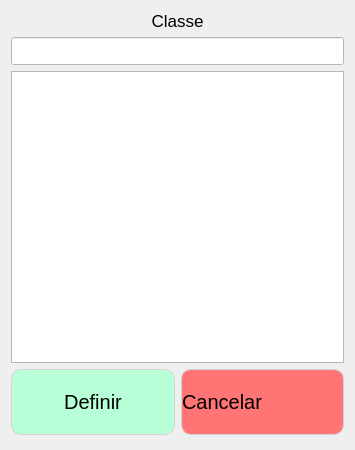
<?xml version="1.0" encoding="UTF-8"?>
<ui version="4.0">
 <class>Dialog</class>
 <widget class="QDialog" name="Dialog">
  <property name="geometry">
   <rect>
    <x>0</x>
    <y>0</y>
    <width>355</width>
    <height>450</height>
   </rect>
  </property>
  <property name="windowTitle">
   <string>Dialog</string>
  </property>
  <layout class="QGridLayout" name="gridLayout">
   <item row="0" column="0" colspan="2">
    <widget class="QLabel" name="label">
     <property name="font">
      <font>
       <pointsize>13</pointsize>
      </font>
     </property>
     <property name="text">
      <string>Classe</string>
     </property>
     <property name="alignment">
      <set>Qt::AlignCenter</set>
     </property>
    </widget>
   </item>
   <item row="3" column="1">
    <widget class="QPushButton" name="cancelarbtn">
     <property name="minimumSize">
      <size>
       <width>0</width>
       <height>70</height>
      </size>
     </property>
     <property name="maximumSize">
      <size>
       <width>16777215</width>
       <height>16777215</height>
      </size>
     </property>
     <property name="font">
      <font>
       <pointsize>15</pointsize>
      </font>
     </property>
     <property name="styleSheet">
      <string notr="true">QPushButton {
	border: 1px solid lightgrey ; 
	border-radius:10px;
	background:#ff7474;
	text-align:left;
	margin-bottom:4px
    }    
QPushButton:hover {
	background:red
    }
QPushButton:pressed {
	background:orange
    }</string>
     </property>
     <property name="text">
      <string>Cancelar</string>
     </property>
     <property name="icon">
      <iconset>
       <normaloff>../png/decline.png</normaloff>../png/decline.png</iconset>
     </property>
     <property name="iconSize">
      <size>
       <width>50</width>
       <height>50</height>
      </size>
     </property>
     <property name="autoRepeatDelay">
      <number>0</number>
     </property>
    </widget>
   </item>
   <item row="1" column="0" colspan="2">
    <widget class="QLineEdit" name="classeinput">
     <property name="font">
      <font>
       <pointsize>13</pointsize>
       <weight>75</weight>
       <bold>true</bold>
      </font>
     </property>
     <property name="styleSheet">
      <string notr="true">background-color:white</string>
     </property>
     <property name="text">
      <string/>
     </property>
     <property name="alignment">
      <set>Qt::AlignCenter</set>
     </property>
     <property name="cursorMoveStyle">
      <enum>Qt::VisualMoveStyle</enum>
     </property>
    </widget>
   </item>
   <item row="3" column="0">
    <widget class="QPushButton" name="definirbtn">
     <property name="minimumSize">
      <size>
       <width>0</width>
       <height>70</height>
      </size>
     </property>
     <property name="maximumSize">
      <size>
       <width>16777215</width>
       <height>16777215</height>
      </size>
     </property>
     <property name="font">
      <font>
       <pointsize>15</pointsize>
      </font>
     </property>
     <property name="styleSheet">
      <string notr="true">QPushButton {
	border: 1px solid lightgrey ; 
	border-radius:10px;
	background:#b7ffd7;
	text-align:center;
	margin-bottom:4px;

    }    
QPushButton:hover {
	background:lightgreen
    }
QPushButton:pressed {
	background:orange
    }</string>
     </property>
     <property name="text">
      <string>Definir</string>
     </property>
     <property name="icon">
      <iconset>
       <normaloff>../png/done.png</normaloff>../png/done.png</iconset>
     </property>
     <property name="iconSize">
      <size>
       <width>50</width>
       <height>50</height>
      </size>
     </property>
     <property name="autoRepeatDelay">
      <number>0</number>
     </property>
    </widget>
   </item>
   <item row="2" column="0" colspan="2">
    <widget class="QListWidget" name="classelista">
     <property name="font">
      <font>
       <pointsize>12</pointsize>
      </font>
     </property>
    </widget>
   </item>
  </layout>
 </widget>
 <resources/>
 <connections/>
</ui>
